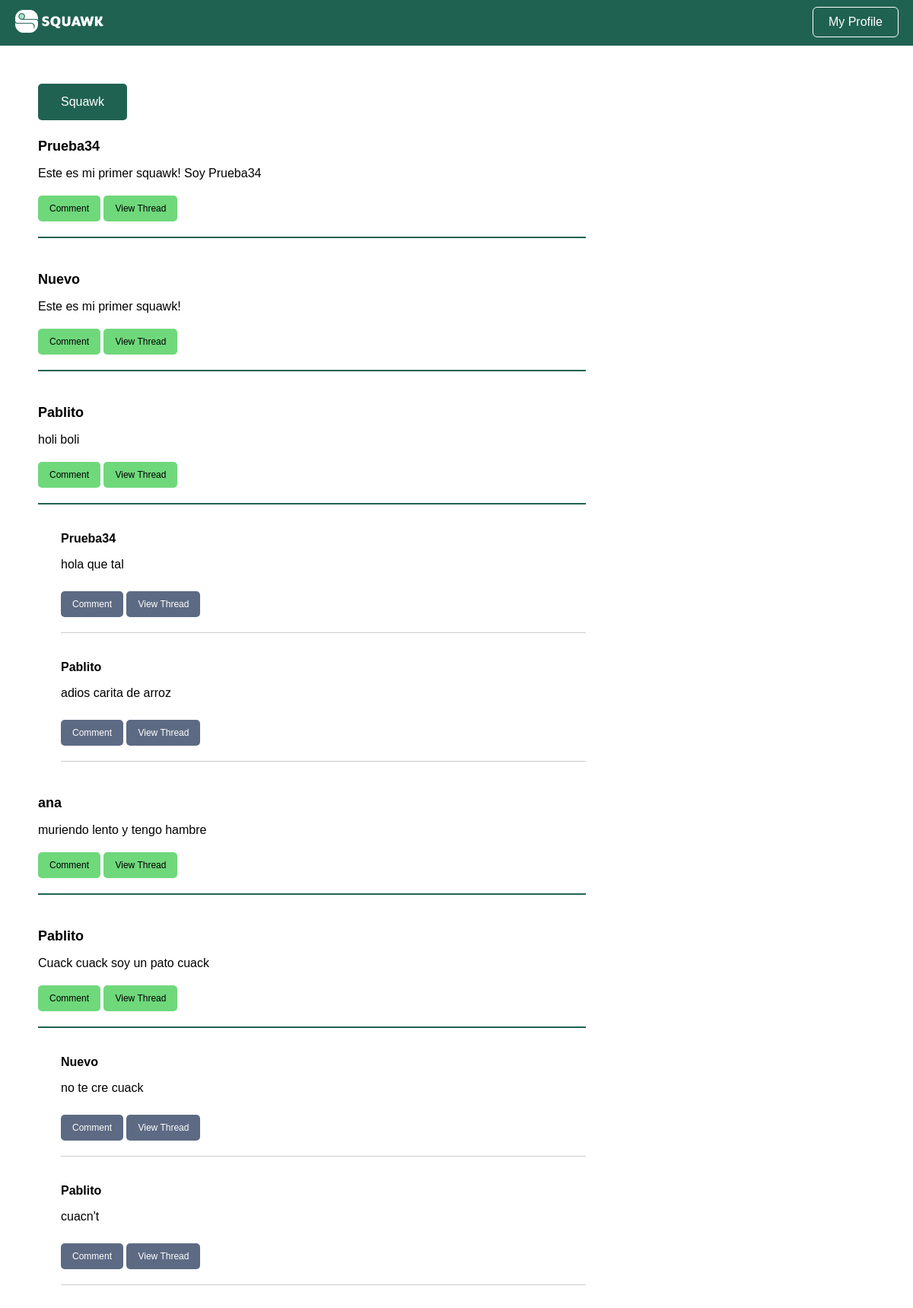
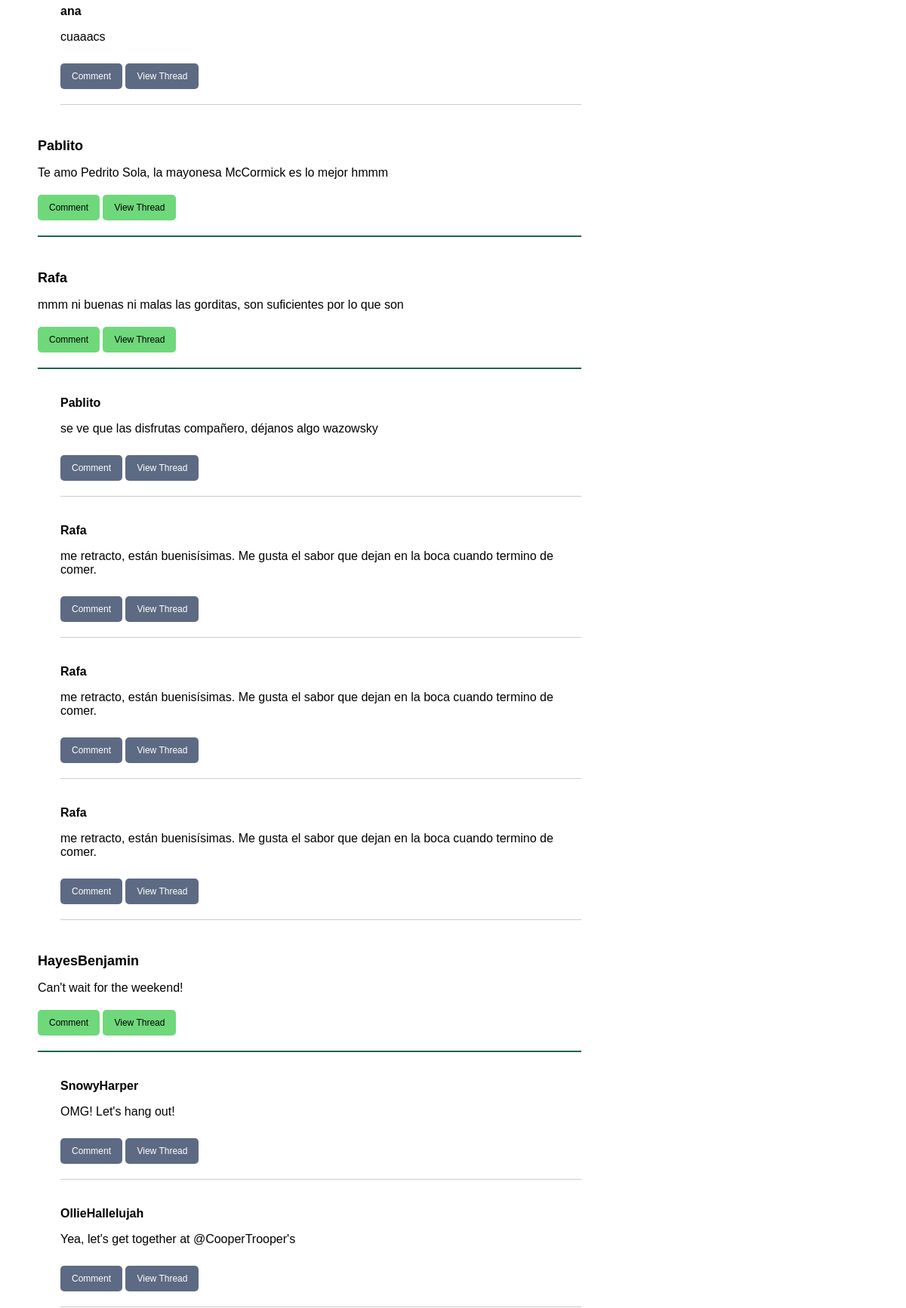
Page /home (signed in, upper part) on the committed database (2 pictures, top to bottom).
### tables this page shows
CREATE TABLE users (
  user_id INTEGER PRIMARY KEY AUTOINCREMENT,
  username VARCHAR NOT NULL,
  password VARCHAR NOT NULL,
  is_admin BOOLEAN NOT NULL
);

CREATE TABLE squawks (
  squawk_id INTEGER PRIMARY KEY AUTOINCREMENT,
  content VARCHAR NOT NULL,
  is_reply_to INT,
  user_id INT,
  created TIMESTAMP NOT NULL DEFAULT CURRENT_TIMESTAMP
);

### ui/user_controller.py (the view)
def home():
  user_id = session['user_id']
  squawks = []
  last20 = ss.get_last(20,-1)
  for i in last20:
    thread = ts.get_thread(i.squawk_id)
    thread_users = [us.get_user(squawk.user_id).username for squawk in thread]
    thread_info = list(zip(thread, thread_users))
    user = us.get_user(i.user_id).username
    squawks.append((i, user, thread_info))
  return render_template('home.html', squawks=squawks, user_id=user_id)

### bl/squawk_service.py (called while the page is built)
  def get_last(self, total, user_id):
    if user_id != -1:
      squawks = self.squawkDAO.getall_from(user_id)
    else:
      squawks = self.squawkDAO.getall_super()
    return squawks[:total]

### bl/thread_service.py (called while the page is built)
  def get_thread(self, squawk_id):
    squawk = self.squawkDAO.get(squawk_id)
    if not squawk:
      return []
    thread = self._get_replies(squawk_id)
    return thread

  def _get_replies(self, squawk_id):
    replies = []
    squawks = self.squawkDAO.getall()
    for x in squawks:
      if x.is_reply_to == squawk_id:
        replies.append(x)
    return replies

### bl/user_service.py (called while the page is built)
  def get_user(self, user_id):
    user = self.userDAO.get(user_id)
    return user

### dl/squawk_dao.py (called while the page is built)
  def get(self, squawkID):
    query = "SELECT * FROM squawks WHERE squawk_id = ?"
    result = self.DB.run_query(query, (squawkID, ))
    try:
      data = result.fetchone()
      squawk = Squawk(data)
      return squawk
    except:
      return None

  def getall(self):
    query = "SELECT * FROM squawks ORDER BY created DESC"
    result = self.DB.run_query(query)
    try:
      data_list = result.fetchall()
      squawks = []
      for data in data_list:
        squawk = Squawk(data)
        squawks.append(squawk)
      return squawks
    except:
      return None

  def getall_super(self):
    query = "SELECT * FROM squawks WHERE is_reply_to = 0 ORDER BY created DESC"
    result = self.DB.run_query(query)
    try:
      data_list = result.fetchall()
      squawks = []
      for data in data_list:
        squawk = Squawk(data)
        squawks.append(squawk)
      return squawks
    except:
      return None

### dl/user_dao.py (called while the page is built)
  def get(self, userID):
    query = "SELECT * FROM users WHERE user_id = ?"
    result = self.DB.run_query(query, (userID, ))
    try:
      data = result.fetchone()
      user = User(data)
      return user
    except:
      return None

### utils/database.py (called while the page is built)
  def run_query(self, query, parameters=None):
    try:
      cursor = self.connection.cursor()
      if parameters:
        cursor.execute(query, parameters)
      else:
        cursor.execute(query)
      self.connection.commit()
      return cursor
    except Exception as e:
      print(f"Error running query: {e}")
      return None

### templates/home.html (shortened to what this page needs)
<!DOCTYPE html>
<html>
  <head>
    <link rel="stylesheet" href="{{ url_for('static', filename='squawk_basic.css') }}" />
    <link rel="stylesheet" href="{{ url_for('static', filename='squawk_render.css') }}" />
  </head>
  <body>
    <div class="navbar">
      <a href="{{url_for('home')}}"><img src="{{ url_for('static', filename='img/squawk_long.png') }}" alt="Squawk Logo" class="logo"></a>
      <a href="{{ url_for('user', user_id=user_id) }}"><button class="login-button">My Profile</button></a>
    </div>
    <div class="board">
      <a href="{{ url_for('new') }}"><button class="top-button">Squawk</button></a>
      {% for squawk, user, thread_info in squawks %}
      <div class="squawk">
        <h4>
          <a href="{{url_for('user', user_id=squawk.user_id)}}"> {{user}} </a>
        </h4>
        <p> {{squawk.content}} </p>
        <a href="{{ url_for('comment', is_reply_to=squawk.squawk_id) }}"><button id="{{squawk.squawk_id}}">Comment</button></a>
        <a href="{{ url_for('thread', squawk_id=squawk.squawk_id) }}"><button id="{{squawk.squawk_id}}">View Thread</button></a>
      </div>
      {% for thread, t_user in thread_info %}
      <div class="thread">
        <div class="comment">
          <p class="username">
            <a href="{{url_for('user', user_id=thread.user_id)}}"> {{t_user}} </a>
          </p>
          <p> {{thread.content}} </p>
          <a href="{{ url_for('comment', is_reply_to=thread.squawk_id) }}"><button id="{{thread.squawk_id}}">Comment</button></a>
          <a href="{{ url_for('thread', squawk_id=thread.squawk_id) }}"><button id="{{thread.squawk_id}}">View Thread</button></a>
        </div>
      </div>
      {% endfor %}
      {% endfor %}
    </div>
  </body>
</html>

### static/squawk_basic.css (style rules this page uses)
body { font-family: Arial, sans-serif; margin: 0; padding: 0; }
a { color: #2660A4 }
.login-button { background-color: transparent; border-radius: 5px; color: white; cursor: pointer; font-size: 16px; margin-right: 10px; outline: 1px solid white; padding: 10px 20px; }
.navbar { background-color: #206252; padding: 10px; display: flex; justify-content: space-between; }
.navbar button { background-color: transparent; border: none; color: white; cursor: pointer; font-size: 16px; margin-bottom: 2px; margin-right: 10px; }
.navbar .logo { height: 30px; margin-left: 10px; margin-top: 3px; }
.top-button { background-color: #206252; color: white; border: none; padding: 15px 30px; font-size: 16px; border-radius: 5px; cursor: pointer; }

### static/squawk_render.css (style rules this page uses)
.board { display: flex; flex-direction: column; justify-content: center; margin: 50px; width: 60vw; }
.board a { color: inherit; text-decoration: none; }
.squawk { border-bottom: 2px solid #206252; margin-bottom: 20px; }
.squawk h4 { font-size: 18px; margin-bottom: 10px; }
.squawk p { font-size: 16px; margin-bottom: 10px; }
.squawk button { background-color: #6FD87B; border: none; border-radius: 5px; color: black; cursor: pointer; font-size: 12px; margin-bottom: 20px; margin-top: 10px; padding: 10px 15px; }
.thread { margin-bottom: 10px; margin-left: 30px; }
.thread button { background-color: #5D6A83; border: none; border-radius: 5px; color: white; cursor: pointer; font-size: 12px; margin-bottom: 20px; margin-top: 10px; padding: 10px 15px; }
.thread .comment { border-bottom: 1px solid #CCC; font-size: 16px; margin-bottom: 10px; }
.thread .comment .username { font-weight: bold; }

### rows in the picture
users: username "Prueba34", content "Este es mi primer squawk! Soy Prueba34", content "hola que tal"
users: username "Nuevo", content "Este es mi primer squawk!", content "no te cre cuack"
users: username "Pablito", content "holi boli", content "adios carita de arroz", content "Cuack cuack soy un pato cuack", content "cuacn't", content "Te amo Pedrito Sola, la mayonesa McCormick es lo mejor hmmm", content "se ve que las disfrutas compañero, déjanos algo wazowsky"
users: username "ana", content "muriendo lento y tengo hambre", content "cuaaacs"
users: username "Rafa", content "mmm ni buenas ni malas las gorditas, son suficientes por lo que son", content "me retracto, están buenisísimas. Me gusta el sabor que dejan en la boca cuando termino de comer."
users: username "HayesBenjamin", content "Can't wait for the weekend!"
users: username "SnowyHarper", content "OMG! Let's hang out!"
users: username "OllieHallelujah", content "Yea, let's get together at @CooperTrooper's"
